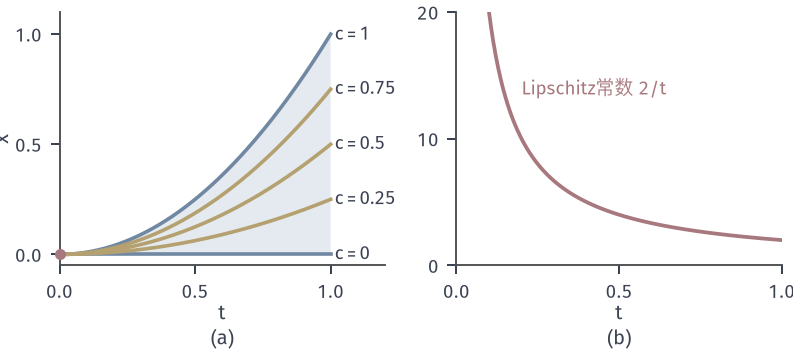

Source code (Python):
from pathlib import Path
import sys
sys.path.insert(0,str(Path(__file__).resolve().parents[1]/"odeex-common"))
from odeex_common import *
HERE=Path(__file__).resolve().parent

# f(t,x)=2 clip(x,0,t^2)/t: Lipschitz in x with constant 2/t, solutions c t^2.
fig,axes=figure(width_mm=112,height_mm=50,ncols=2)
panel(fig,.075,.965,.965,.25,.22)
ax=axes[0]; t=np.linspace(0,1,200)
ax.fill_between(t,0,t**2,fc=BLUE_FILL,ec='none',zorder=0)
for c,col in ((0,BLUE),(1,BLUE),(.25,YELLOW),(.5,YELLOW),(.75,YELLOW)):
    ax.plot(t,c*t**2,color=col,lw=1.45,zorder=3)
    ax.text(1.015,c,f'$c={c:g}$',fontsize=7.5,va='center')
dot(ax,0,0); ax.set_xlim(0,1.2); ax.set_ylim(-.05,1.1); ax.set_xticks([0,.5,1]); ax.set_yticks([0,.5,1]); ax.set_xlabel('$t$',labelpad=1); ax.set_ylabel('$x$',labelpad=1)
ax=axes[1]; t=np.linspace(.02,1,400); ax.plot(t,2/t,color=RED,lw=1.5); ax.set_xlim(0,1); ax.set_ylim(0,20); ax.set_xticks([0,.5,1]); ax.set_yticks([0,10,20]); ax.set_xlabel('$t$',labelpad=1)
ax.text(.2,14,'Lipschitz常数 2/t',color=RED,fontsize=7.5,ha='left',va='center')
tags(fig,axes)
save(fig,HERE,'figure',{'solutions':'c t^2, c in [0,1]'})
